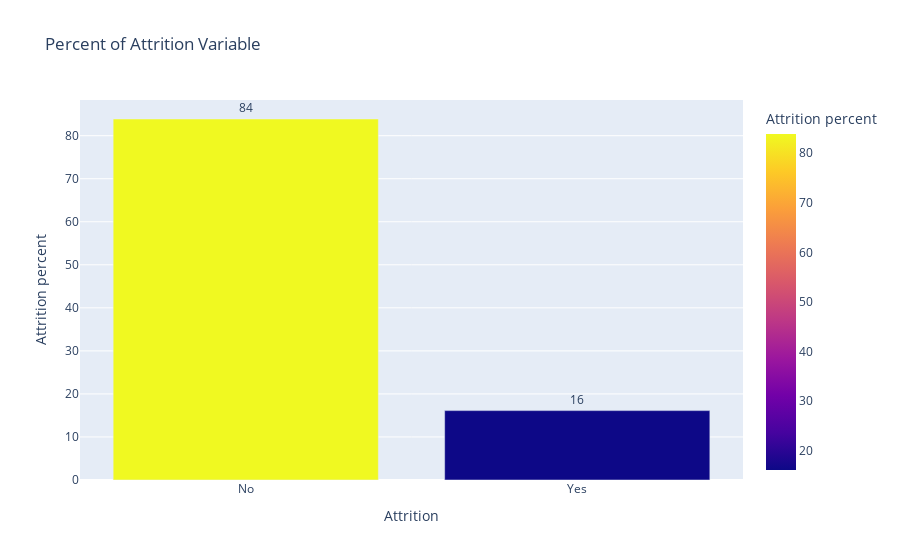

This figure's notebook cell:
### Markdown cell above
### 1. Counting the number of Attritions

### Code cell
data_Attrition = pd.DataFrame(columns=["Attrition", "Attrition percent"])
l=0
for i in list(data['Attrition'].unique()):
    r = data[data['Attrition'] == i].shape[0] / data.shape[0]
    data_Attrition.loc[i] = (i, r*100)
    l += 1
#     print("In {}, the ratio of leavers is {:.2f}%".format(field, ratio*100))    
dataat = data_Attrition.groupby(by="Attrition").sum()
print(dataat)
print(data['Attrition'].unique())
# data_Attrition.plot(kind='bar',title='Attrition Distribution(%)')
fig = px.bar(dataat, y='Attrition percent',color='Attrition percent', title='Percent of Attrition Variable',  text='Attrition percent')
fig.update_traces(texttemplate='%{text:.2s}', textposition='outside')
fig.update_layout(uniformtext_minsize=8, uniformtext_mode='hide')
fig.show()

### Figure 1 — Plotly figure (JSON) as saved in the notebook; plotly's stock layout.template omitted (floating-point values rounded to 4 significant figures)
{"data": [{"alignmentgroup": "True", "hovertemplate": "Attrition=%{x}<br>Attrition percent=%{marker.color}<extra></extra>", "legendgroup": "", "marker": {"color": [83.88, 16.12], "coloraxis": "coloraxis", "pattern": {"shape": ""}}, "name": "", "offsetgroup": "", "orientation": "v", "showlegend": false, "text": ["83.87755102040816", "16.122448979591837"], "textposition": "outside", "texttemplate": "%{text:.2s}", "type": "bar", "x": ["No", "Yes"], "xaxis": "x", "y": [83.88, 16.12], "yaxis": "y"}], "layout": {"barmode": "relative", "coloraxis": {"colorbar": {"title": {"text": "Attrition percent"}}, "colorscale": [[0, "#0d0887"], [0.1111, "#46039f"], [0.2222, "#7201a8"], [0.3333, "#9c179e"], [0.4444, "#bd3786"], [0.5556, "#d8576b"], [0.6667, "#ed7953"], [0.7778, "#fb9f3a"], [0.8889, "#fdca26"], [1, "#f0f921"]]}, "legend": {"tracegroupgap": 0}, "title": {"text": "Percent of Attrition Variable"}, "uniformtext": {"minsize": 8, "mode": "hide"}, "xaxis": {"anchor": "y", "domain": [0, 1], "title": {"text": "Attrition"}}, "yaxis": {"anchor": "x", "domain": [0, 1], "title": {"text": "Attrition percent"}}}}
